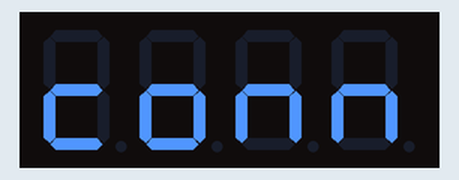
Recording of a sketch running on a simulated ESP8266 (Wemos D1 mini). Parts: 4-digit seven-segment display. WiFi joins after 1.5 s; servers stay silent unless stated; uploads are accepted with an empty reply.

Above: at 0.1 s.
At 1.8 s:
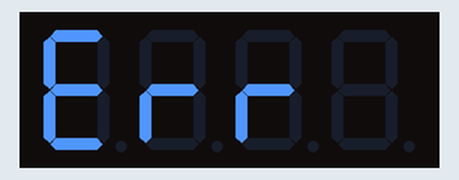

The sketch:

JarvenLampotila.ino
```cpp
// Wether station for MCU
//
// Program gets values of two sensor from server via graphql API. Values are displayed in 3s intervall.
//
// Hardware:
//   Lolin(Wemos) D1 mini pro, ESP8266
//   TM1637 4-digit display
//
// Libraries:
//   ESP8266 board: https://arduino-esp8266.readthedocs.io/en/latest/installing.html
//   ArduinoJson (version 6.19.4)
//   TM1637 Driver (by AKJ), version 2.1.1

int debug=0;

#include <Arduino.h>
#include <ArduinoJson.h>
StaticJsonDocument<400> doc;

// Wifi
#include <ESP8266WiFi.h>
#include <ESP8266WiFiMulti.h>
#include <ESP8266HTTPClient.h>
#include <WiFiClientSecureBearSSL.h>
ESP8266WiFiMulti WiFiMulti;

#include <TM1637.h>

// Configs
const char* ssid = "xxx";
const char* password = "xxx";
String token = "bearer xxx";
String host = "https://xx/api/graphql";
const int8_t interval = 10; // Refresh interval in minutes


int CLK = D7;
int DIO = D6;
TM1637 tm(CLK, DIO);

double lake = 999;
double sauna = 999;
int line = 0;

void setup() {
  if (debug) Serial.begin(115200);
  if (debug) Serial.println("Started");

  tm.begin();
  tm.setBrightness(4);
  tm.display("conn");

  WiFi.mode(WIFI_STA);
  WiFiMulti.addAP(ssid, password);
  while (WiFiMulti.run() != WL_CONNECTED) {
    delay(100);
    if (debug) Serial.print(".");
  }
  if (debug) Serial.println("connection ok");
  if (debug) Serial.println(WiFi.localIP());
  if (debug) Serial.println("Setup complete");
}

void loop() {
  tm.display("load");
  lake = getTempFromServer("CLAK");
  if (debug) Serial.println(lake);
  displayNumber(lake);
  delay(2000);
  sauna = getTempFromServer("CSAU");
  if (debug) Serial.println(sauna);
  displayNumber(sauna);
  delay(interval*60*1000);
}

void displayNumber(double num) {
  uint8_t offset = 0;
  tm.clearScreen();
  if (num==999) {
    tm.setDp(0);
    tm.display("Err");
  } else {
    if (num>10) offset = 1;
    if (num>=1 && num<10) offset = 2;
    if (num>=0 && num<1) offset = 3;
    if (num<0 && num>-1) offset = 2;
    if (num<=-1 && num>-10) offset = 1;
    tm.setDp(4);
    tm.display((int) (num*10), true, false,offset);
  }
}

double getTempFromServer(String sensor) {
  double value = 999;
  if ((WiFiMulti.run() == WL_CONNECTED)) {
    std::unique_ptr<BearSSL::WiFiClientSecure>client(new BearSSL::WiFiClientSecure);
    client->setInsecure();
    HTTPClient https;
    https.useHTTP10(true);

    if (https.begin(*client, host)) {
      https.addHeader("Content-Type","application/json");
      https.addHeader("Authorization",token);
      int httpCode = https.POST("{\"query\": \"query SensorDetails($sensorName: String!) {sensorDetails(sensorName: $sensorName) {lastValue}}\", \"variables\":{\"sensorName\": \""+sensor+"\"}}");
      if (httpCode > 0) {
        if (debug) Serial.printf("[HTTPS] POST... code: %d\n", httpCode);
        if (httpCode == HTTP_CODE_OK || httpCode == HTTP_CODE_MOVED_PERMANENTLY) {
          String payload = https.getString();
          if (debug) Serial.println(payload);
          DeserializationError error = deserializeJson(doc, payload);
          if (!error) {
            value = doc["data"]["sensorDetails"]["lastValue"];
          }
        }
      } else {
        if (debug) Serial.printf("[HTTPS] POST... failed, error: %s\n", https.errorToString(httpCode).c_str());
      }
      https.end();
    }
  }
  return value;
}
```
